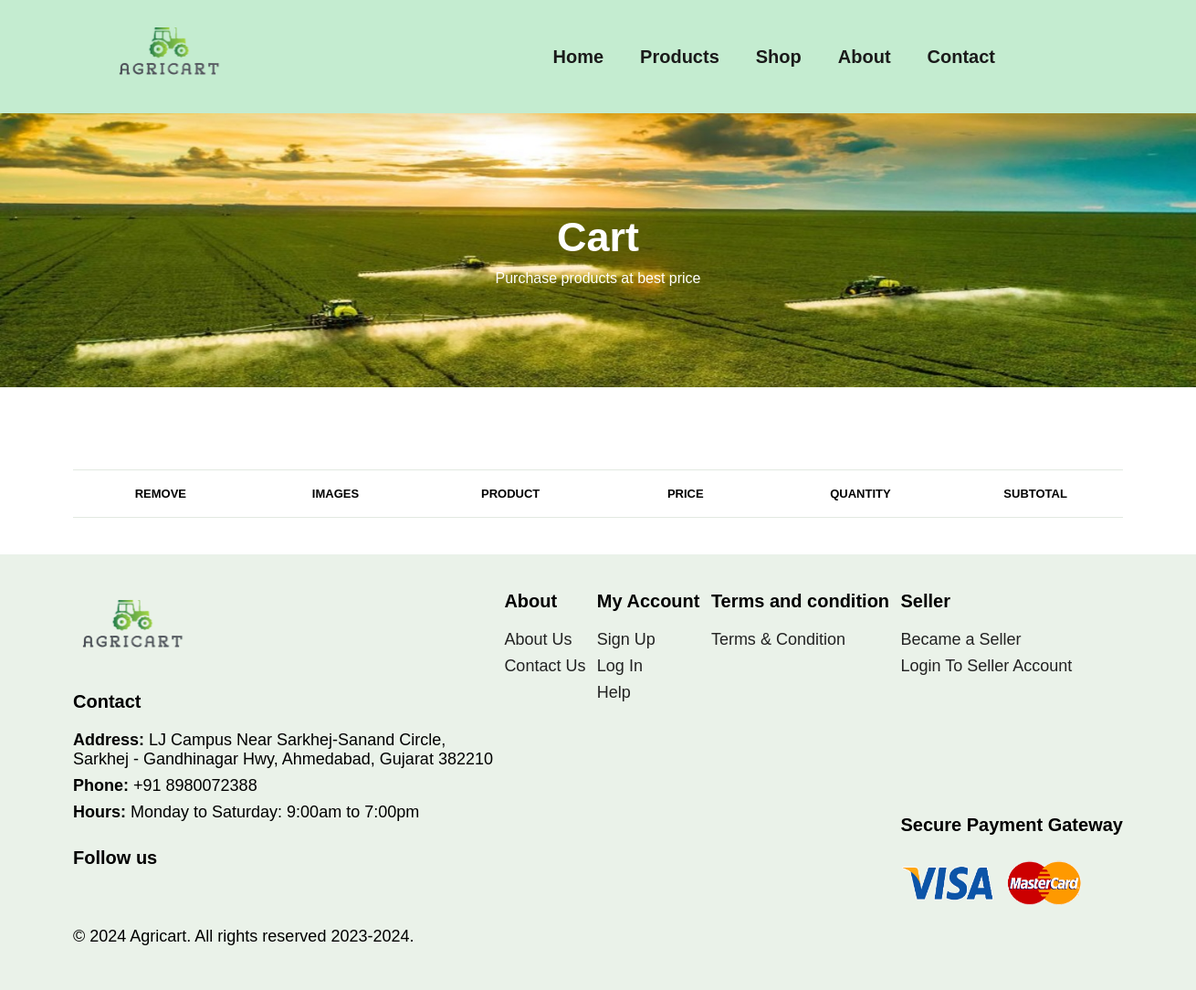
Page /buyer/cart.php (signed in) on the earlier database version.
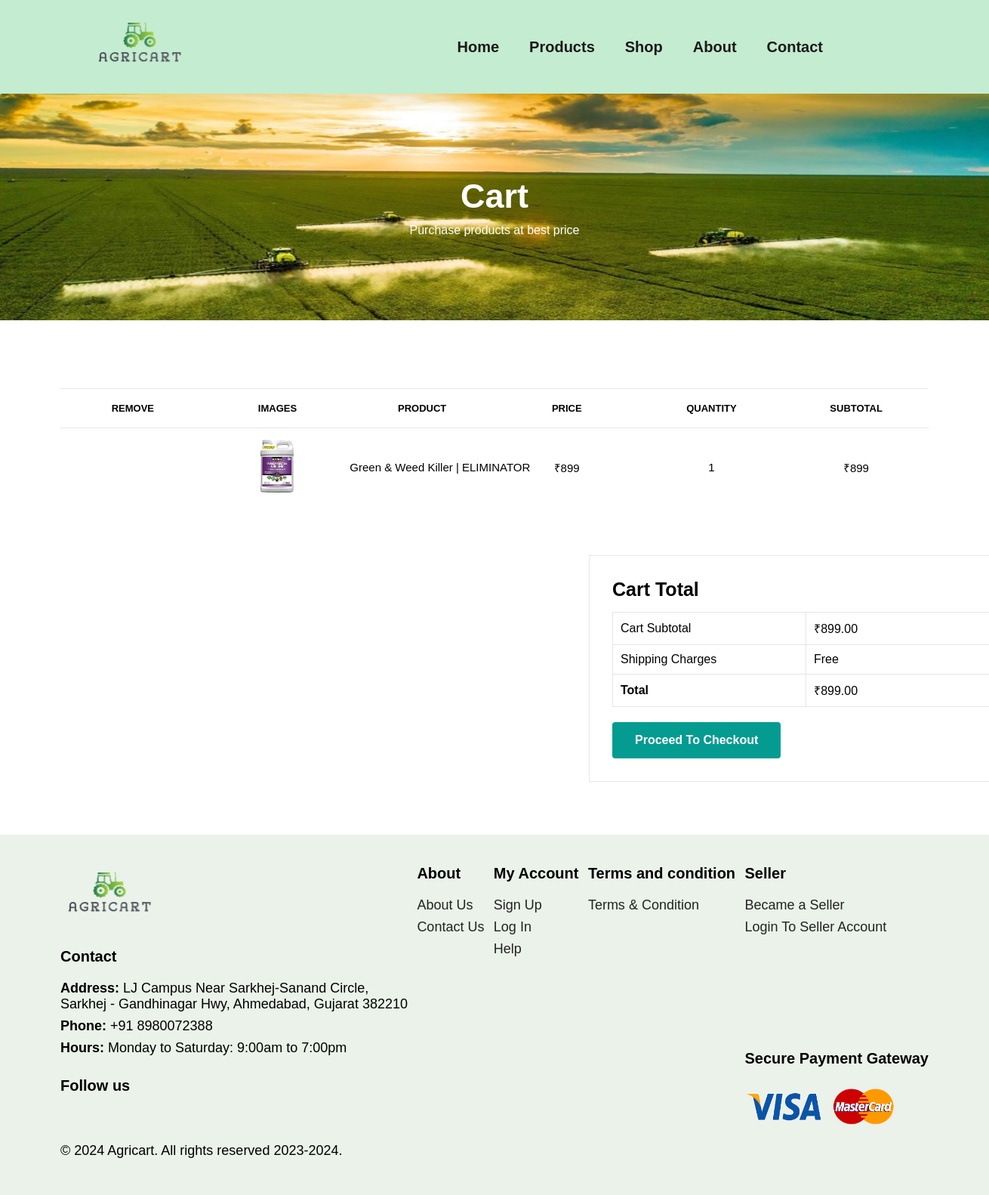
Same page on the later database version.
### tables this page shows
CREATE TABLE `cart_details` (
  `cart_id` int(255) NOT NULL,
  `product_id` int(10) NOT NULL,
  `buyer_id` int(255) NOT NULL,
  `quantity` int(255) NOT NULL
);

CREATE TABLE `product_details` (
  `product_id` int(10) NOT NULL,
  `seller_id` int(255) NOT NULL,
  `name` varchar(50) NOT NULL,
  `description` varchar(255) NOT NULL,
  `mrp` int(255) NOT NULL,
  `price` int(50) NOT NULL,
  `quantity` int(255) NOT NULL,
  `photo` varchar(50) NOT NULL,
  `photo2` varchar(255) NOT NULL,
  `photo3` varchar(255) NOT NULL
);

### buyer/cart.php (the view, shortened to what this page needs)
<?php
include("../database/connection.php");
if(isset($_SESSION['username'])) {
    $username = $_SESSION['username'];
    $buyer_id_query = "SELECT buyer_id FROM buyer_details WHERE email = '$username'";
    $buyer_id_result = mysqli_query($conn, $buyer_id_query);
    $buyer_id_row = mysqli_fetch_assoc($buyer_id_result);
    $buyer_id = $buyer_id_row['buyer_id'];
    $query = "SELECT cart_details.*, product_details.name, product_details.price, product_details.photo FROM cart_details
              INNER JOIN product_details ON cart_details.product_id = product_details.product_id
              WHERE cart_details.buyer_id = '$buyer_id'";
    $result = mysqli_query($conn, $query);
    $totalPrice = 0;
    while ($row = mysqli_fetch_assoc($result)) {
        $product_price = $row['price'];
        $quantity = $row['quantity'];
        $subtotal = $product_price * $quantity;
        $totalPrice += $subtotal;
    }
}
$shippingCharges = 0;
if(isset($result)) {
    mysqli_data_seek($result, 0);
}
$totalWithShipping = $totalPrice + $shippingCharges;
?>
<!DOCTYPE html>
<html lang="en">
<head>
    <link rel="stylesheet" href="home.css">
</head>
<body>
    <section id="header">
        <a onclick="reloadPage()"><img src="../images/homelogo.png" class="logo"></a>
        <div>
            <ul id="navbar">
                <li class="module"><a href="index.php">Home</a></li>
                <li class="module"><a href="product.php">Products</a></li>
                <li class="module"><a href="shop.php">Shop</a></li>
                <li class="module"><a href="about.php">About</a></li>
                <li class="module"><a href="contact.php">Contact</a></li>
            </ul>
        </div>
    </section>
    <section id="page-hadder" class="contct-hadder">
        <h2>Cart</h2>
        <p>Purchase products at best price</p>
    </section>
    <section id="cart" class="section-p1">
        <table width="100%">
            <thead>
                <tr>
                    <td>Remove</td>
                    <td>Images</td>
                    <td>Product</td>
                    <td>Price</td>
                    <td>Quantity</td>
                    <td>Subtotal</td>
                </tr>
            </thead>
            <tbody>
                <?php
                if(isset($result)) {
                    mysqli_data_seek($result, 0);
                    while ($row = mysqli_fetch_assoc($result)) {
                        $product_name = $row['name'];
                        $product_price = $row['price'];
                        $quantity = $row['quantity'];
                        $subtotal = $product_price * $quantity;
                ?>
                        <tr>
                            <td><a href="javascript:void(0)" onclick="removeProduct(<?php echo $row['product_id']; ?>)"><ion-icon name="close-circle-outline"></ion-icon></a></td>
                            <td><img src="../images/<?php echo empty($row['photo']) ? 'abc2.jpeg' : $row['photo']; ?>" alt="Product Image"></td>
                            <td><?php echo $product_name; ?></td>
                            <td class="price">₹<?php echo $product_price; ?></td>
                            <td class="quantity"><?php echo $quantity; ?></td>
                            <td>₹<?php echo $subtotal; ?></td>
                        </tr>
                <?php
                    }
                } else {
                    echo "<tr><td colspan='6'>No items in the cart</td></tr>";
                }
                ?>
            </tbody>
        </table>
    </section>
    <?php if($totalWithShipping >1){
                ?>
    <section id="cart-parts" class="section-p1">
        <div id="subtotal">
            <h3>Cart Total</h3>
            <table>
                <tr>
                    <td>Cart Subtotal</td>
                    <td>₹<?php echo number_format($totalPrice, 2); ?></td>
                </tr>
                <tr>
                    <td>Shipping Charges</td>
                    <td><?php echo ($shippingCharges == 0) ? 'Free' : "₹" . $shippingCharges; ?></td>
                </tr>
                <tr>
                    <td><strong>Total</strong></td>
                    <td>₹<?php echo number_format($totalWithShipping, 2);?></td>
                </tr>
            </table>
            <button type="submit" name="proceed_to_checkout" class="normal" onclick="openPopup()">Proceed To Checkout</button>
        </div>
    </section>
    <?php
            }
            ?>
</body>
<?php
    include ("footer.php");
?>
</html>

Differences in the rows shown:
added cart_details: product.photo (picture), product.name "Green & Weed Killer | ELIMINATOR", product.price "899", quantity "1"
Other differences:
$totalPrice: (not shown) → "899.00"
$totalWithShipping: (not shown) → "899.00"
text now shown: "Cart Total Cart Subtotal ₹ Shipping Charges Free Total ₹ Proceed To Checkout"
